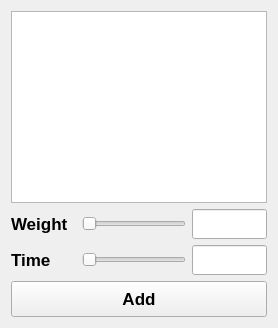
           <widget class="QWidget" name="tab_hops">
            <attribute name="title">
             <string>Hops</string>
            </attribute>
            <layout class="QVBoxLayout" name="layout_hops_tab" stretch="5,1,1,1">
             <property name="spacing">
              <number>6</number>
             </property>
             <item>
              <widget class="QTableWidget" name="tbl_hops">
               <property name="minimumSize">
                <size>
                 <width>0</width>
                 <height>120</height>
                </size>
               </property>
               <property name="font">
                <font>
                 <pointsize>12</pointsize>
                 <bold>true</bold>
                </font>
               </property>
              </widget>
             </item>
             <item>
              <layout class="QHBoxLayout" name="layout_hop_weight" stretch="1,10,1">
               <item>
                <widget class="QLabel" name="lbl_hop_weight">
                 <property name="minimumSize">
                  <size>
                   <width>65</width>
                   <height>30</height>
                  </size>
                 </property>
                 <property name="maximumSize">
                  <size>
                   <width>65</width>
                   <height>30</height>
                  </size>
                 </property>
                 <property name="font">
                  <font>
                   <pointsize>13</pointsize>
                   <bold>true</bold>
                  </font>
                 </property>
                 <property name="text">
                  <string>Weight</string>
                 </property>
                 <property name="alignment">
                  <set>Qt::AlignmentFlag::AlignLeading|Qt::AlignmentFlag::AlignLeft|Qt::AlignmentFlag::AlignVCenter</set>
                 </property>
                </widget>
               </item>
               <item>
                <widget class="QSlider" name="slider_hop_weight">
                 <property name="sizePolicy">
                  <sizepolicy hsizetype="Expanding" vsizetype="Fixed">
                   <horstretch>0</horstretch>
                   <verstretch>0</verstretch>
                  </sizepolicy>
                 </property>
                 <property name="orientation">
                  <enum>Qt::Orientation::Horizontal</enum>
                 </property>
                </widget>
               </item>
               <item>
                <widget class="QLineEdit" name="edit_hop_weight">
                 <property name="minimumSize">
                  <size>
                   <width>75</width>
                   <height>30</height>
                  </size>
                 </property>
                 <property name="maximumSize">
                  <size>
                   <width>85</width>
                   <height>30</height>
                  </size>
                 </property>
                 <property name="font">
                  <font>
                   <pointsize>13</pointsize>
                   <bold>true</bold>
                  </font>
                 </property>
                 <property name="alignment">
                  <set>Qt::AlignmentFlag::AlignRight|Qt::AlignmentFlag::AlignTrailing|Qt::AlignmentFlag::AlignVCenter</set>
                 </property>
                </widget>
               </item>
              </layout>
             </item>
             <item>
              <layout class="QHBoxLayout" name="layout_hop_time" stretch="1,10,1">
               <item>
                <widget class="QLabel" name="lbl_hop_time">
                 <property name="minimumSize">
                  <size>
                   <width>65</width>
                   <height>30</height>
                  </size>
                 </property>
                 <property name="maximumSize">
                  <size>
                   <width>65</width>
                   <height>30</height>
                  </size>
                 </property>
                 <property name="font">
                  <font>
                   <pointsize>13</pointsize>
                   <bold>true</bold>
                  </font>
                 </property>
                 <property name="text">
                  <string>Time</string>
                 </property>
                 <property name="alignment">
                  <set>Qt::AlignmentFlag::AlignLeading|Qt::AlignmentFlag::AlignLeft|Qt::AlignmentFlag::AlignVCenter</set>
                 </property>
                </widget>
               </item>
               <item>
                <widget class="QSlider" name="slider_hop_time">
                 <property name="sizePolicy">
                  <sizepolicy hsizetype="Expanding" vsizetype="Fixed">
                   <horstretch>0</horstretch>
                   <verstretch>0</verstretch>
                  </sizepolicy>
                 </property>
                 <property name="orientation">
                  <enum>Qt::Orientation::Horizontal</enum>
                 </property>
                </widget>
               </item>
               <item>
                <widget class="QLineEdit" name="edit_hop_time">
                 <property name="minimumSize">
                  <size>
                   <width>75</width>
                   <height>30</height>
                  </size>
                 </property>
                 <property name="maximumSize">
                  <size>
                   <width>85</width>
                   <height>30</height>
                  </size>
                 </property>
                 <property name="font">
                  <font>
                   <pointsize>13</pointsize>
                   <bold>true</bold>
                  </font>
                 </property>
                 <property name="alignment">
                  <set>Qt::AlignmentFlag::AlignRight|Qt::AlignmentFlag::AlignTrailing|Qt::AlignmentFlag::AlignVCenter</set>
                 </property>
                </widget>
               </item>
              </layout>
             </item>
             <item>
              <widget class="QPushButton" name="btn_hop_add">
               <property name="minimumSize">
                <size>
                 <width>0</width>
                 <height>36</height>
                </size>
               </property>
               <property name="font">
                <font>
                 <pointsize>13</pointsize>
                 <bold>true</bold>
                </font>
               </property>
               <property name="cursor">
                <cursorShape>PointingHandCursor</cursorShape>
               </property>
               <property name="text">
                <string>Add</string>
               </property>
              </widget>
             </item>
            </layout>
           </widget>
